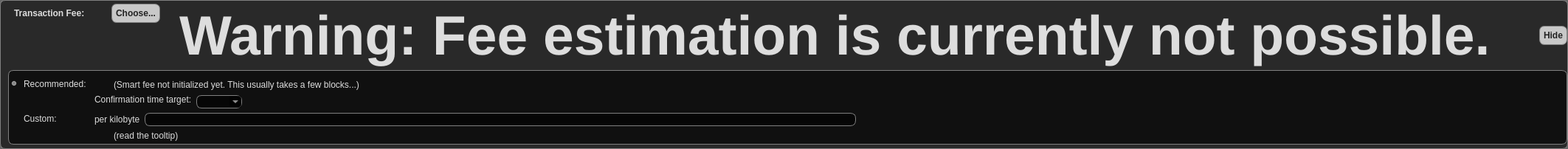
    <widget class="QFrame" name="frameFee">
              <property name="styleSheet">
               <string notr="true">background-color: rgba(0, 0, 0, 60%); color: #DDDDDD; border: 1px solid grey; border-radius: 7px; </string>
              </property>
     <property name="sizePolicy">
      <sizepolicy hsizetype="Expanding" vsizetype="Expanding">
       <horstretch>0</horstretch>
       <verstretch>0</verstretch>
      </sizepolicy>
     </property>
     <property name="maximumSize">
      <size>
       <width>16777215</width>
       <height>16777215</height>
      </size>
     </property>
     <property name="frameShape">
      <enum>QFrame::StyledPanel</enum>
     </property>
     <property name="frameShadow">
      <enum>QFrame::Sunken</enum>
     </property>
     <layout class="QVBoxLayout" name="verticalLayoutFee1">
      <property name="spacing">
       <number>0</number>
      </property>
      <property name="leftMargin">
       <number>0</number>
      </property>
      <property name="topMargin">
       <number>0</number>
      </property>
      <property name="rightMargin">
       <number>0</number>
      </property>
      <property name="bottomMargin">
       <number>0</number>
      </property>
      <item>
       <layout class="QVBoxLayout" name="verticalLayoutFee2" stretch="0,0,0">
        <property name="spacing">
         <number>0</number>
        </property>
        <property name="leftMargin">
         <number>10</number>
        </property>
        <property name="topMargin">
         <number>0</number>
        </property>
        <item>
         <layout class="QHBoxLayout" name="horizontalLayoutFee1">
          <property name="bottomMargin">
           <number>0</number>
          </property>
          <item>
           <layout class="QVBoxLayout" name="verticalLayoutFee7">
            <property name="spacing">
             <number>0</number>
            </property>
            <item>
             <spacer name="verticalSpacerSmartFee">
              <property name="orientation">
               <enum>Qt::Vertical</enum>
              </property>
              <property name="sizeType">
               <enum>QSizePolicy::Fixed</enum>
              </property>
              <property name="sizeHint" stdset="0">
               <size>
                <width>1</width>
                <height>4</height>
               </size>
              </property>
             </spacer>
            </item>
            <item>
             <layout class="QHBoxLayout" name="horizontalLayoutSmartFee">
              <property name="spacing">
               <number>10</number>
              </property>
              <item>
               <widget class="QLabel" name="labelFeeHeadline">
                <property name="sizePolicy">
                 <sizepolicy hsizetype="Preferred" vsizetype="Maximum">
                  <horstretch>0</horstretch>
                  <verstretch>0</verstretch>
                 </sizepolicy>
                </property>
                <property name="font">
                 <font>
                  <weight>75</weight>
                  <bold>true</bold>
                 </font>
                </property>
                <property name="styleSheet">
                 <string notr="true">font-weight:bold;background-color: rgba(0, 0, 0, 0%); border: 0px; padding: 5px;</string>
                </property>
                <property name="text">
                 <string>Transaction Fee:</string>
                </property>
               </widget>
              </item>
              <item>
               <widget class="QLabel" name="labelFeeMinimized">
                <property name="styleSheet">
                 <string notr="true">font-weight:bold;background-color: rgba(0, 0, 0, 0%); border: 0px; </string>
                </property>
                <property name="text">
                 <string/>
                </property>
               </widget>
              </item>
              <item>
               <widget class="QPushButton" name="buttonChooseFee">
                <property name="styleSheet">
                 <string notr="true">font-weight:bold; color: #222; background-color: rgba(200, 200, 200, 100%); border: 1px solid grey;border-radius: 7px; padding: 5px;</string>
                </property>
                <property name="text">
                 <string>Choose...</string>
                </property>
               </widget>
              </item>
             </layout>
            </item>
            <item>
             <spacer name="verticalSpacer_5">
              <property name="orientation">
               <enum>Qt::Vertical</enum>
              </property>
              <property name="sizeHint" stdset="0">
               <size>
                <width>1</width>
                <height>1</height>
               </size>
              </property>
             </spacer>
            </item>
           </layout>
          </item>
          <item>
           <widget class="QLabel" name="fallbackFeeWarningLabel">
            <property name="toolTip">
             <string>Using the fallbackfee can result in sending a transaction that will take several hours or days (or never) to confirm. Consider choosing your fee manually or wait until you have validated the complete chain.</string>
            </property>
            <property name="text">
             <string>Warning: Fee estimation is currently not possible.</string>
            </property>
              <property name="styleSheet">
               <string notr="true">font-weight:bold; font-size:75px; background-color: rgba(0, 0, 0, 0%); border: 0px solid grey; padding:5px; </string>
              </property>
            <property name="wordWrap">
             <bool>false</bool>
            </property>
           </widget>
          </item>
          <item>
           <spacer name="horizontalSpacer_4">
            <property name="orientation">
             <enum>Qt::Horizontal</enum>
            </property>
            <property name="sizeType">
             <enum>QSizePolicy::MinimumExpanding</enum>
            </property>
            <property name="sizeHint" stdset="0">
             <size>
              <width>40</width>
              <height>20</height>
             </size>
            </property>
           </spacer>
          </item>
          <item>
           <widget class="QPushButton" name="buttonMinimizeFee">
            <property name="toolTip">
             <string>collapse fee-settings</string>
            </property>
            <property name="text">
             <string>Hide</string>
            </property>
              <property name="styleSheet">
               <string notr="true">font-weight:bold;background-color: rgba(200, 200, 200, 100%); padding: 5px; color: #222; border: 1px solid grey; border-radius: 7px; </string>
              </property>
           </widget>
          </item>
         </layout>
        </item>
        <item>
         <widget class="QFrame" name="frameFeeSelection">
          <layout class="QVBoxLayout" name="verticalLayoutFee12">
           <property name="spacing">
            <number>0</number>
           </property>
           <property name="leftMargin">
            <number>0</number>
           </property>
           <property name="topMargin">
            <number>0</number>
           </property>
           <property name="rightMargin">
            <number>0</number>
           </property>
           <property name="bottomMargin">
            <number>0</number>
           </property>
           <item>
            <layout class="QGridLayout" name="gridLayoutFee">
             <property name="topMargin">
              <number>10</number>
             </property>
             <property name="bottomMargin">
              <number>4</number>
             </property>
             <property name="horizontalSpacing">
              <number>10</number>
             </property>
             <property name="verticalSpacing">
              <number>4</number>
             </property>
             <item row="1" column="1">
              <layout class="QVBoxLayout" name="verticalLayoutFee8">
               <property name="spacing">
                <number>6</number>
               </property>
               <item>
                <layout class="QHBoxLayout" name="horizontalLayoutFee13">
                 <item>
                  <widget class="QLabel" name="labelCustomPerKilobyte">
              <property name="styleSheet">
               <string notr="true">background-color: rgba(0, 0, 0, 0%); color: #DDDDDD; border: 0px; border-radius: 7px; </string>
              </property>
                   <property name="toolTip">
                    <string>If the custom fee is set to 1000 satoshis and the transaction is only 250 bytes, then &quot;per kilobyte&quot; only pays 250 satoshis in fee, while &quot;total at least&quot; pays 1000 satoshis. For transactions bigger than a kilobyte both pay by kilobyte.</string>
                   </property>
                   <property name="text">
                    <string>per kilobyte</string>
                   </property>
                  </widget>
                 </item>
                 <item>
                  <widget class="BitcoinAmountField" name="customFee"/>
                 </item>
                 <item>
                  <spacer name="horizontalSpacer_6">
                   <property name="orientation">
                    <enum>Qt::Horizontal</enum>
                   </property>
                   <property name="sizeHint" stdset="0">
                    <size>
                     <width>1</width>
                     <height>1</height>
                    </size>
                   </property>
                  </spacer>
                 </item>
                </layout>
               </item>
               <item>
                <layout class="QHBoxLayout" name="horizontalLayoutFee8">
                 <item>
                  <widget class="QCheckBox" name="checkBoxMinimumFee">
              <property name="styleSheet">
               <string notr="true">background-color: rgba(0, 0, 0, 0%); color: #DDDDDD; border: 0px; border-radius: 7px; </string>
              </property>
                   <property name="toolTip">
                    <string>Paying only the minimum fee is just fine as long as there is less transaction volume than space in the blocks. But be aware that this can end up in a never confirming transaction once there is more demand for fartcoin transactions than the network can process.</string>
                   </property>
                   <property name="text">
                    <string/>
                   </property>
                  </widget>
                 </item>
                 <item>
                  <widget class="QLabel" name="labelMinFeeWarning">
              <property name="styleSheet">
               <string notr="true">background-color: rgba(0, 0, 0, 0%); color: #DDDDDD; border: 0px; border-radius: 7px; </string>
              </property>
                   <property name="enabled">
                    <bool>true</bool>
                   </property>
                   <property name="toolTip">
                    <string>Paying only the minimum fee is just fine as long as there is less transaction volume than space in the blocks. But be aware that this can end up in a never confirming transaction once there is more demand for fartcoin transactions than the network can process.</string>
                   </property>
                   <property name="text">
                    <string>(read the tooltip)</string>
                   </property>
                   <property name="margin">
                    <number>5</number>
                   </property>
                  </widget>
                 </item>
                 <item>
                  <spacer name="horizontalSpacer_2">
                   <property name="orientation">
                    <enum>Qt::Horizontal</enum>
                   </property>
                   <property name="sizeHint" stdset="0">
                    <size>
                     <width>1</width>
                     <height>1</height>
                    </size>
                   </property>
                  </spacer>
                 </item>
                </layout>
               </item>
              </layout>
             </item>
             <item row="0" column="0">
              <layout class="QVBoxLayout" name="verticalLayoutFee4" stretch="0,1">
               <item>
                <widget class="QRadioButton" name="radioSmartFee">
              <property name="styleSheet">
               <string notr="true">background-color: rgba(0, 0, 0, 0%); color: #DDDDDD; border: 0px; border-radius: 7px; </string>
              </property>
                 <property name="text">
                  <string>Recommended:</string>
                 </property>
                 <property name="checked">
                  <bool>true</bool>
                 </property>
                 <attribute name="buttonGroup">
                  <string notr="true">groupFee</string>
                 </attribute>
                </widget>
               </item>
               <item>
                <spacer name="verticalSpacer_2">
                 <property name="orientation">
                  <enum>Qt::Vertical</enum>
                 </property>
                 <property name="sizeHint" stdset="0">
                  <size>
                   <width>1</width>
                   <height>1</height>
                  </size>
                 </property>
                </spacer>
               </item>
              </layout>
             </item>
             <item row="1" column="0">
              <layout class="QVBoxLayout" name="verticalLayoutFee9" stretch="0,1">
               <item>
                <widget class="QRadioButton" name="radioCustomFee">
              <property name="styleSheet">
               <string notr="true">background-color: rgba(0, 0, 0, 0%); color: #DDDDDD; border: 0px; border-radius: 7px; </string>
              </property>
                 <property name="text">
                  <string>Custom:</string>
                 </property>
                 <attribute name="buttonGroup">
                  <string notr="true">groupFee</string>
                 </attribute>
                </widget>
               </item>
               <item>
                <spacer name="verticalSpacer_6">
                 <property name="orientation">
                  <enum>Qt::Vertical</enum>
                 </property>
                 <property name="sizeHint" stdset="0">
                  <size>
                   <width>1</width>
                   <height>1</height>
                  </size>
                 </property>
                </spacer>
               </item>
              </layout>
             </item>
             <item row="0" column="1">
              <layout class="QVBoxLayout" name="verticalLayoutFee3" stretch="0,0,1">
               <property name="spacing">
                <number>6</number>
               </property>
               <property name="topMargin">
                <number>2</number>
               </property>
               <item>
                <layout class="QHBoxLayout" name="horizontalLayoutFee12">
                 <item>
                  <widget class="QLabel" name="labelSmartFee">
              <property name="styleSheet">
               <string notr="true">background-color: rgba(0, 0, 0, 0%); color: #DDDDDD; border: 0px; border-radius: 7px; </string>
              </property>
                   <property name="text">
                    <string/>
                   </property>
                   <property name="margin">
                    <number>2</number>
                   </property>
                  </widget>
                 </item>
                 <item>
                  <widget class="QLabel" name="labelFeeEstimation">
              <property name="styleSheet">
               <string notr="true">background-color: rgba(0, 0, 0, 0%); color: #DDDDDD; border: 0px; border-radius: 7px; </string>
              </property>
                   <property name="text">
                    <string/>
                   </property>
                  </widget>
                 </item>
                 <item>
                  <widget class="QLabel" name="labelSmartFee2">
              <property name="styleSheet">
               <string notr="true">background-color: rgba(0, 0, 0, 0%); color: #DDDDDD; border: 0px; border-radius: 7px; </string>
              </property>
                   <property name="text">
                    <string>(Smart fee not initialized yet. This usually takes a few blocks...)</string>
                   </property>
                   <property name="margin">
                    <number>2</number>
                   </property>
                  </widget>
                 </item>
                 <item>
                  <spacer name="horizontalSpacer_5">
                   <property name="orientation">
                    <enum>Qt::Horizontal</enum>
                   </property>
                   <property name="sizeHint" stdset="0">
                    <size>
                     <width>1</width>
                     <height>1</height>
                    </size>
                   </property>
                  </spacer>
                 </item>
                </layout>
               </item>
               <item>
                <layout class="QHBoxLayout" name="horizontalLayoutFee9">
                 <item>
                  <layout class="QVBoxLayout" name="verticalLayoutFee6">
                   <item>
                    <widget class="QLabel" name="labelSmartFee3">
              <property name="styleSheet">
               <string notr="true">background-color: rgba(0, 0, 0, 0%); color: #DDDDDD; border: 0px; border-radius: 7px; </string>
              </property>
                     <property name="text">
                      <string>Confirmation time target:</string>
                     </property>
                     <property name="margin">
                      <number>2</number>
                     </property>
                    </widget>
                   </item>
                   <item>
                    <spacer name="verticalSpacer_3">
                     <property name="orientation">
                      <enum>Qt::Vertical</enum>
                     </property>
                     <property name="sizeHint" stdset="0">
                      <size>
                       <width>1</width>
                       <height>1</height>
                      </size>
                     </property>
                    </spacer>
                   </item>
                  </layout>
                 </item>
                 <item>
                  <layout class="QVBoxLayout" name="verticalLayoutFee5">
                   <property name="rightMargin">
                    <number>30</number>
                   </property>
                   <item>
                    <layout class="QHBoxLayout" name="horizontalLayoutConfTarget">
                     <property name="bottomMargin">
                      <number>0</number>
                     </property>
                     <item>
                      <widget class="QComboBox" name="confTargetSelector"/>
                     </item>
                     <item>
                      <spacer name="horizontalSpacerConfTarget">
                       <property name="orientation">
                        <enum>Qt::Horizontal</enum>
                       </property>
                       <property name="sizeHint" stdset="0">
                        <size>
                         <width>40</width>
                         <height>20</height>
                        </size>
                       </property>
                      </spacer>
                     </item>
                    </layout>
                   </item>
                  </layout>
                 </item>
                </layout>
               </item>
               <item>
                <spacer name="verticalSpacer_4">
                 <property name="orientation">
                  <enum>Qt::Vertical</enum>
                 </property>
                 <property name="sizeHint" stdset="0">
                  <size>
                   <width>1</width>
                   <height>1</height>
                  </size>
                 </property>
                </spacer>
               </item>
              </layout>
             </item>
            </layout>
           </item>
          </layout>
         </widget>
        </item>
        <item>
         <spacer name="verticalSpacerFee">
          <property name="orientation">
           <enum>Qt::Vertical</enum>
          </property>
          <property name="sizeHint" stdset="0">
           <size>
            <width>40</width>
            <height>5</height>
           </size>
          </property>
         </spacer>
        </item>
       </layout>
      </item>
     </layout>
    </widget>
